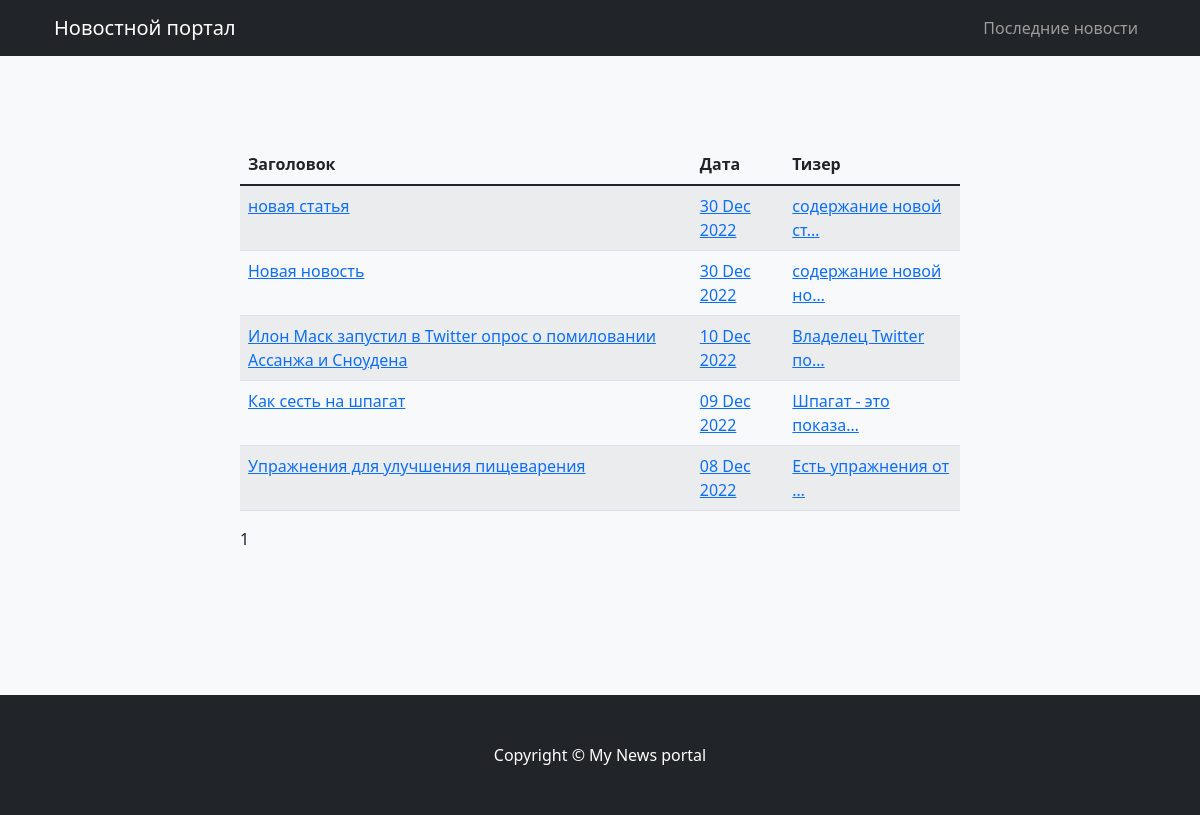
Before: /news/ with the older database file.
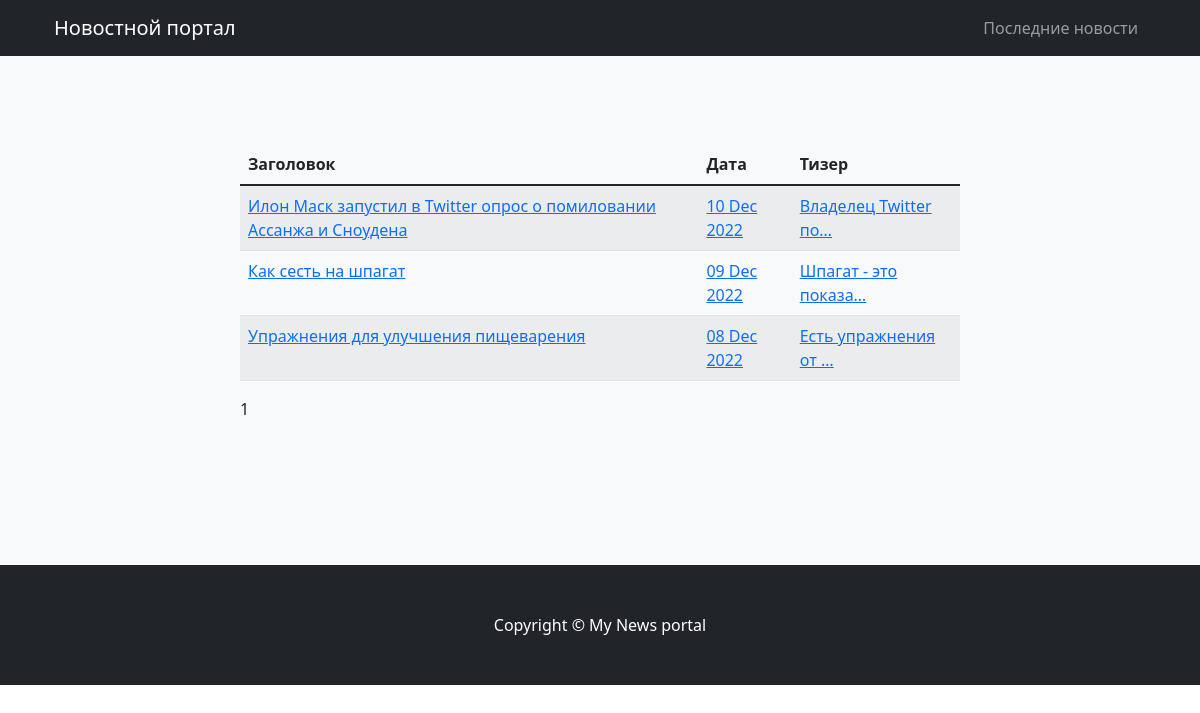
After: the same page with the newer database file.
### news_portal/models.py (models this page shows, shortened)
class Post(models.Model):
    ARTICLE = 'AR'
    NEWS = 'NW'
    TYPES = (
        (ARTICLE, 'Статья'),
        (NEWS, 'Новость'),
    )
    author = models.ForeignKey(Author, on_delete=models.CASCADE)
    type = models.CharField(max_length=2, choices=TYPES, default=ARTICLE)
    created = models.DateTimeField(auto_now_add=True)
    title = models.CharField(max_length=255)
    body = models.TextField()
    rate = models.SmallIntegerField(default=0)
    category = models.ManyToManyField(Category, through='PostCategory')

### news_portal/views.py (the view)
# urls.py: path('', PostList.as_view(), name='post_list'),
class PostList(ListView):
    model = Post
    ordering = '-created'
    template_name = 'post_list.html'
    context_object_name = 'posts'
    paginate_by = 10

### news_portal/templatetags/news_filters.py (called while the page is built)
@register.filter()
def date_formatter(value, format_str=" %d %b %Y"):
    return value.strftime(format_str)

### news_portal/templates/news_portal/post_list.html (shortened to what this page needs)
{% extends 'default.html' %}
{% load news_filters %}!
{% block content %}
  <table class="table table-striped">
    <thead>
      <tr>
        <th scope="col">Заголовок</th>
        <th scope="col">Дата</th>
        <th scope="col">Тизер</th>
      </tr>
    </thead>
    <tbody>
      {% for post in posts %}
        <tr>
          <td>
            <a href="/news/{{ post.id }}/">
              {{ post.title }}
            </a>
          </td>
          <td>
            <a href="/news/{{ post.id }}/">
              {{ post.created|date_formatter }}
            </a>
          </td>
          <td>
            <a href="/news/{{ post.id }}/">
              {{ post.body|truncatechars:20 }}
            </a>
          </td>
        </tr>
      {% endfor %}
    </tbody>
  </table>
  {{ page_obj.number }}
{% endblock %}

Changed rows visible on the page:
removed Post: title "новая статья", created "30 Dec 2022", body "содержание новой ст…"
removed Post: title "Новая новость", created "30 Dec 2022", body "содержание новой но…"
